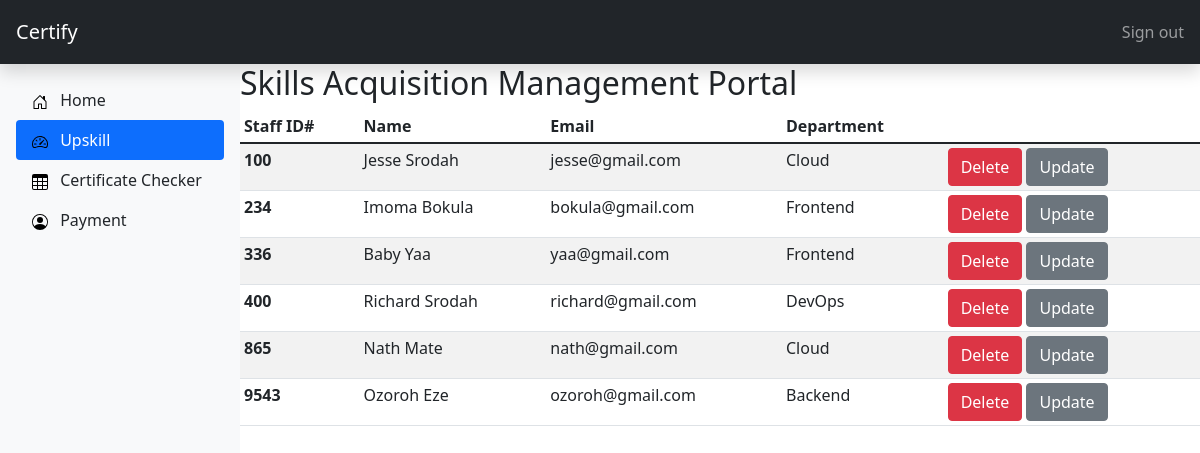
/view/upskill.php, run on the app's committed database.
### tables this page shows
CREATE TABLE Staff(
Staff_ID INT(10) UNIQUE NOT NULL,
fullName VARCHAR(50) NOT NULL,
pswd VARCHAR(64) NOT NULL,
email VARCHAR(50) NOT NULL,
Department enum('Frontend','Cloud','DevOps','Backend'),
PRIMARY KEY(Staff_ID)
);

### controller/mainController.php (called while the page is built, shortened)
<?php
include('certificate_class.php');
function getStaff(){
    $cert = new Certificate;
    $runQuery = $cert->getAllStaff();
    if($runQuery){
        $staff = array();
        while($record = $cert->db_fetch()){
            $staff[] = $record;
        }
        return $staff;
    }else{
        return false;
    }
}
?>

### controller/certificate_class.php (called while the page is built, shortened)
<?php
require('../model/db_connect.php');
class Certificate extends connection {
    public function getAllStaff(){
        $sql = "SELECT Staff_ID,fullName,email,department FROM Staff";
        return $this->db_query($sql);
    }
}
?>

### model/db_connect.php (called while the page is built, shortened)
<?php
class connection{
	public $db = null;
	public $results = null;
	function db_connect(){
		$this->db = mysqli_connect(servername,username,password,dbname);
		if (mysqli_connect_errno()) {
			return false;
		}else{
			return true;
		}
	}
	function db_query($sqlQuery){
		$this->results = mysqli_query($this->db,$sqlQuery);
		if ($this->results == false) {
			return false;
		}else{
			return true;
		}
	}
	function db_fetch(){
		return mysqli_fetch_assoc($this->results);
	}
}
?>

### view/upskill.php (the view, shortened to what this page needs)
<!DOCTYPE html>
<html lang="en">
<head>
      <link href="https://cdn.jsdelivr.net/npm/bootstrap@5.1.3/dist/css/bootstrap.min.css" rel="stylesheet">
      <link href="../css/upskill.css" rel="stylesheet">
</head>
<body>
      <header class="navbar navbar-dark sticky-top bg-dark flex-md-nowrap p-0 shadow">
            <a class="navbar-brand col-md-3 col-lg-2 me-0 px-3" href="portal.php">Certify</a>
            <div class="navbar-nav">
              <div class="nav-item text-nowrap">
                <a class="nav-link px-3" href="../index.php">Sign out</a>
              </div>
            </div>
      </header>
      <div class="mainUpSkill">
        <div class="sidebarUpSkill">
              <div class="d-flex flex-column flex-shrink-0 p-3 bg-light" style="width: 240px; height:92vh;">
                    <ul class="nav nav-pills flex-column mb-auto">
                    <li class="nav-item">
                    <a href="portal.php" class="nav-link link-dark" aria-current="page">
                          <svg class="bi me-2" width="16" height="16"><use xlink:href="#home"/></svg>
                          Home
                    </a>
                    </li>
                    <li>
                    <a href="upskill.php" class="nav-link active">
                          <svg class="bi me-2" width="16" height="16"><use xlink:href="#speedometer2"/></svg>
                          Upskill
                    </a>
                    </li>
                    <li>
                    <a href="checker.php" class="nav-link link-dark">
                          <svg class="bi me-2" width="16" height="16"><use xlink:href="#table"/></svg>
                          Certificate Checker
                    </a>
                    </li>
                    <li>
                    <a href="payment.php" class="nav-link link-dark">
                          <svg class="bi me-2" width="16" height="16"><use xlink:href="#people-circle"/></svg>
                          Payment
                    </a>
                    </li>
                    </ul>
              </div>
      </div>
      <div class="tableUpSkill">
            <h2>Skills Acquisition Management Portal</h2>
            <div class="table-responsive">
              <table class="table table-striped table-sm">
                <thead>
                  <tr>
                    <th scope="col">Staff ID#</th>
                    <th scope="col">Name</th>
                    <th scope="col">Email</th>
                    <th scope="col">Department</th>
                  </tr>
                </thead>
                <tbody>
                    <?php
                      include('../controller/mainController.php');
                      $staff = getStaff();
                      foreach($staff as $value){
                  ?>
                      <?= "<tr> <th>" . $value['Staff_ID'] . "</th> <td>" . $value['fullName'] ."</td> <td>". $value['email']  ."</th> <td>" . $value['department'] . "</td>"?>
                        <td>
                          <a href="../functions/staff_delete.php?id=<?= $value['Staff_ID'] ?>" class="btn btn-danger btn-custom"> Delete</a>
                          <a href="update.php?id=<?= $value['Staff_ID'] ?>" class="btn btn-secondary btn-custom"> Update</a>
                        </td>
                  <?php
                      }
                  ?>
                </tbody>
              </table>
            </div>
        </div>
      </div>
</body>
</html>

### css/upskill.css (style rules this page uses)
.mainUpSkill { width: 100vw; display: flex; flex-direction: row; }
header { height: 8vh; width:100vw; }
.tableUpSkill { width: 100vw; }

### data on the page
staff: Staff_ID "100", fullName "Jesse Srodah", email "jesse@gmail.com", Department "Cloud"
staff: Staff_ID "234", fullName "Imoma Bokula", email "bokula@gmail.com", Department "Frontend"
staff: Staff_ID "336", fullName "Baby Yaa", email "yaa@gmail.com", Department "Frontend"
staff: Staff_ID "400", fullName "Richard Srodah", email "richard@gmail.com", Department "DevOps"
staff: Staff_ID "865", fullName "Nath Mate", email "nath@gmail.com", Department "Cloud"
staff: Staff_ID "9543", fullName "Ozoroh Eze", email "ozoroh@gmail.com", Department "Backend"
